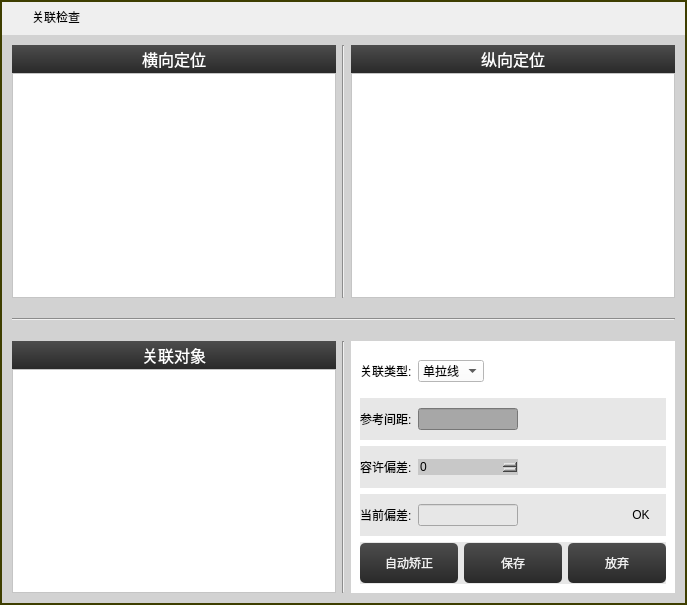
<?xml version="1.0" encoding="UTF-8"?>
<ui version="4.0">
 <class>DlgAssociatedInspect</class>
 <widget class="QDialog" name="DlgAssociatedInspect">
  <property name="geometry">
   <rect>
    <x>0</x>
    <y>0</y>
    <width>687</width>
    <height>605</height>
   </rect>
  </property>
  <property name="windowTitle">
   <string>Dialog</string>
  </property>
  <property name="styleSheet">
   <string notr="true">QDialog#DlgAssociatedInspect{
	border:2px solid #3e3e00;

}</string>
  </property>
  <layout class="QVBoxLayout" name="verticalLayout">
   <property name="spacing">
    <number>2</number>
   </property>
   <property name="leftMargin">
    <number>2</number>
   </property>
   <property name="topMargin">
    <number>0</number>
   </property>
   <property name="rightMargin">
    <number>2</number>
   </property>
   <property name="bottomMargin">
    <number>2</number>
   </property>
   <item>
    <widget class="QWidget" name="widget_title1" native="true">
     <property name="sizePolicy">
      <sizepolicy hsizetype="Preferred" vsizetype="Fixed">
       <horstretch>0</horstretch>
       <verstretch>0</verstretch>
      </sizepolicy>
     </property>
     <property name="minimumSize">
      <size>
       <width>100</width>
       <height>33</height>
      </size>
     </property>
     <layout class="QHBoxLayout" name="horizontalLayout_11">
      <property name="spacing">
       <number>0</number>
      </property>
      <property name="leftMargin">
       <number>0</number>
      </property>
      <property name="topMargin">
       <number>0</number>
      </property>
      <property name="rightMargin">
       <number>0</number>
      </property>
      <property name="bottomMargin">
       <number>0</number>
      </property>
      <item>
       <widget class="QLabel" name="lab_Ico">
        <property name="sizePolicy">
         <sizepolicy hsizetype="Minimum" vsizetype="Preferred">
          <horstretch>0</horstretch>
          <verstretch>0</verstretch>
         </sizepolicy>
        </property>
        <property name="minimumSize">
         <size>
          <width>30</width>
          <height>0</height>
         </size>
        </property>
        <property name="text">
         <string/>
        </property>
        <property name="alignment">
         <set>Qt::AlignCenter</set>
        </property>
       </widget>
      </item>
      <item>
       <widget class="QLabel" name="lab_Title">
        <property name="sizePolicy">
         <sizepolicy hsizetype="Expanding" vsizetype="Preferred">
          <horstretch>0</horstretch>
          <verstretch>0</verstretch>
         </sizepolicy>
        </property>
        <property name="styleSheet">
         <string notr="true">font: 10pt &quot;微软雅黑&quot;;</string>
        </property>
        <property name="text">
         <string>关联检查</string>
        </property>
        <property name="alignment">
         <set>Qt::AlignLeading|Qt::AlignLeft|Qt::AlignVCenter</set>
        </property>
       </widget>
      </item>
      <item>
       <widget class="QWidget" name="widget_menu" native="true">
        <property name="sizePolicy">
         <sizepolicy hsizetype="Minimum" vsizetype="Preferred">
          <horstretch>0</horstretch>
          <verstretch>0</verstretch>
         </sizepolicy>
        </property>
        <layout class="QHBoxLayout" name="horizontalLayout_12">
         <property name="spacing">
          <number>0</number>
         </property>
         <property name="leftMargin">
          <number>0</number>
         </property>
         <property name="topMargin">
          <number>0</number>
         </property>
         <property name="rightMargin">
          <number>0</number>
         </property>
         <property name="bottomMargin">
          <number>0</number>
         </property>
         <item>
          <widget class="QPushButton" name="btnMenu_Close">
           <property name="sizePolicy">
            <sizepolicy hsizetype="Minimum" vsizetype="Expanding">
             <horstretch>0</horstretch>
             <verstretch>0</verstretch>
            </sizepolicy>
           </property>
           <property name="minimumSize">
            <size>
             <width>40</width>
             <height>0</height>
            </size>
           </property>
           <property name="cursor">
            <cursorShape>ArrowCursor</cursorShape>
           </property>
           <property name="focusPolicy">
            <enum>Qt::NoFocus</enum>
           </property>
           <property name="toolTip">
            <string>关闭</string>
           </property>
           <property name="text">
            <string/>
           </property>
           <property name="flat">
            <bool>true</bool>
           </property>
          </widget>
         </item>
        </layout>
       </widget>
      </item>
     </layout>
    </widget>
   </item>
   <item>
    <widget class="QWidget" name="widget" native="true">
     <property name="styleSheet">
      <string notr="true">background-color: rgb(210, 210, 210);</string>
     </property>
     <layout class="QVBoxLayout" name="verticalLayout_5">
      <property name="spacing">
       <number>20</number>
      </property>
      <property name="leftMargin">
       <number>10</number>
      </property>
      <property name="topMargin">
       <number>10</number>
      </property>
      <property name="rightMargin">
       <number>10</number>
      </property>
      <property name="bottomMargin">
       <number>10</number>
      </property>
      <item>
       <widget class="QWidget" name="widget_4" native="true">
        <layout class="QHBoxLayout" name="horizontalLayout">
         <property name="spacing">
          <number>6</number>
         </property>
         <property name="leftMargin">
          <number>0</number>
         </property>
         <property name="topMargin">
          <number>0</number>
         </property>
         <property name="rightMargin">
          <number>0</number>
         </property>
         <property name="bottomMargin">
          <number>0</number>
         </property>
         <item>
          <widget class="QWidget" name="widget_3" native="true">
           <layout class="QVBoxLayout" name="verticalLayout_3">
            <property name="spacing">
             <number>0</number>
            </property>
            <property name="leftMargin">
             <number>0</number>
            </property>
            <property name="topMargin">
             <number>0</number>
            </property>
            <property name="rightMargin">
             <number>0</number>
            </property>
            <property name="bottomMargin">
             <number>0</number>
            </property>
            <item>
             <widget class="QWidget" name="widget_19" native="true">
              <property name="sizePolicy">
               <sizepolicy hsizetype="Preferred" vsizetype="Preferred">
                <horstretch>28</horstretch>
                <verstretch>28</verstretch>
               </sizepolicy>
              </property>
              <property name="minimumSize">
               <size>
                <width>0</width>
                <height>28</height>
               </size>
              </property>
              <property name="maximumSize">
               <size>
                <width>1000</width>
                <height>28</height>
               </size>
              </property>
              <property name="styleSheet">
               <string notr="true">background: qlineargradient(spread:pad, x1:0, y1:0, x2:0, y2:1, stop:0#4D4D4D, stop:1 #292929);</string>
              </property>
              <layout class="QHBoxLayout" name="horizontalLayout_16">
               <property name="spacing">
                <number>0</number>
               </property>
               <property name="leftMargin">
                <number>0</number>
               </property>
               <property name="topMargin">
                <number>0</number>
               </property>
               <property name="rightMargin">
                <number>0</number>
               </property>
               <property name="bottomMargin">
                <number>0</number>
               </property>
               <item>
                <widget class="QLabel" name="label_6">
                 <property name="minimumSize">
                  <size>
                   <width>0</width>
                   <height>28</height>
                  </size>
                 </property>
                 <property name="maximumSize">
                  <size>
                   <width>16777215</width>
                   <height>28</height>
                  </size>
                 </property>
                 <property name="font">
                  <font>
                   <family>微软雅黑</family>
                   <pointsize>12</pointsize>
                  </font>
                 </property>
                 <property name="styleSheet">
                  <string notr="true">
color: rgb(255, 255, 255);</string>
                 </property>
                 <property name="text">
                  <string>横向定位</string>
                 </property>
                 <property name="alignment">
                  <set>Qt::AlignCenter</set>
                 </property>
                </widget>
               </item>
              </layout>
             </widget>
            </item>
            <item>
             <widget class="QTableView" name="tableViewH">
              <property name="styleSheet">
               <string notr="true">background-color: rgb(255, 255, 255);
font: 11pt &quot;微软雅黑&quot;;</string>
              </property>
             </widget>
            </item>
           </layout>
          </widget>
         </item>
         <item>
          <widget class="Line" name="line">
           <property name="orientation">
            <enum>Qt::Vertical</enum>
           </property>
          </widget>
         </item>
         <item>
          <widget class="QWidget" name="widget_2" native="true">
           <layout class="QVBoxLayout" name="verticalLayout_2">
            <property name="spacing">
             <number>0</number>
            </property>
            <property name="leftMargin">
             <number>0</number>
            </property>
            <property name="topMargin">
             <number>0</number>
            </property>
            <property name="rightMargin">
             <number>0</number>
            </property>
            <property name="bottomMargin">
             <number>0</number>
            </property>
            <item>
             <widget class="QWidget" name="widget_20" native="true">
              <property name="sizePolicy">
               <sizepolicy hsizetype="Preferred" vsizetype="Preferred">
                <horstretch>28</horstretch>
                <verstretch>28</verstretch>
               </sizepolicy>
              </property>
              <property name="minimumSize">
               <size>
                <width>0</width>
                <height>28</height>
               </size>
              </property>
              <property name="maximumSize">
               <size>
                <width>1000</width>
                <height>28</height>
               </size>
              </property>
              <property name="styleSheet">
               <string notr="true">background: qlineargradient(spread:pad, x1:0, y1:0, x2:0, y2:1, stop:0#4D4D4D, stop:1 #292929);</string>
              </property>
              <layout class="QHBoxLayout" name="horizontalLayout_17">
               <property name="spacing">
                <number>0</number>
               </property>
               <property name="leftMargin">
                <number>0</number>
               </property>
               <property name="topMargin">
                <number>0</number>
               </property>
               <property name="rightMargin">
                <number>0</number>
               </property>
               <property name="bottomMargin">
                <number>0</number>
               </property>
               <item>
                <widget class="QLabel" name="label_7">
                 <property name="minimumSize">
                  <size>
                   <width>0</width>
                   <height>28</height>
                  </size>
                 </property>
                 <property name="maximumSize">
                  <size>
                   <width>16777215</width>
                   <height>28</height>
                  </size>
                 </property>
                 <property name="font">
                  <font>
                   <family>微软雅黑</family>
                   <pointsize>12</pointsize>
                  </font>
                 </property>
                 <property name="styleSheet">
                  <string notr="true">
color: rgb(255, 255, 255);</string>
                 </property>
                 <property name="text">
                  <string>纵向定位</string>
                 </property>
                 <property name="alignment">
                  <set>Qt::AlignCenter</set>
                 </property>
                </widget>
               </item>
              </layout>
             </widget>
            </item>
            <item>
             <widget class="QTableView" name="tableViewV">
              <property name="styleSheet">
               <string notr="true">background-color: rgb(255, 255, 255);
font: 11pt &quot;微软雅黑&quot;;</string>
              </property>
             </widget>
            </item>
           </layout>
          </widget>
         </item>
        </layout>
       </widget>
      </item>
      <item>
       <widget class="Line" name="line_3">
        <property name="orientation">
         <enum>Qt::Horizontal</enum>
        </property>
       </widget>
      </item>
      <item>
       <widget class="QWidget" name="widget_6" native="true">
        <layout class="QHBoxLayout" name="horizontalLayout_2" stretch="1,0,1">
         <property name="spacing">
          <number>6</number>
         </property>
         <property name="leftMargin">
          <number>0</number>
         </property>
         <property name="topMargin">
          <number>0</number>
         </property>
         <property name="rightMargin">
          <number>0</number>
         </property>
         <property name="bottomMargin">
          <number>0</number>
         </property>
         <item>
          <widget class="QWidget" name="widget_5" native="true">
           <layout class="QVBoxLayout" name="verticalLayout_4">
            <property name="spacing">
             <number>0</number>
            </property>
            <property name="leftMargin">
             <number>0</number>
            </property>
            <property name="topMargin">
             <number>0</number>
            </property>
            <property name="rightMargin">
             <number>0</number>
            </property>
            <property name="bottomMargin">
             <number>0</number>
            </property>
            <item>
             <widget class="QWidget" name="widget_21" native="true">
              <property name="sizePolicy">
               <sizepolicy hsizetype="Preferred" vsizetype="Preferred">
                <horstretch>28</horstretch>
                <verstretch>28</verstretch>
               </sizepolicy>
              </property>
              <property name="minimumSize">
               <size>
                <width>0</width>
                <height>28</height>
               </size>
              </property>
              <property name="maximumSize">
               <size>
                <width>1000</width>
                <height>28</height>
               </size>
              </property>
              <property name="styleSheet">
               <string notr="true">background: qlineargradient(spread:pad, x1:0, y1:0, x2:0, y2:1, stop:0#4D4D4D, stop:1 #292929);</string>
              </property>
              <layout class="QHBoxLayout" name="horizontalLayout_18">
               <property name="spacing">
                <number>0</number>
               </property>
               <property name="leftMargin">
                <number>0</number>
               </property>
               <property name="topMargin">
                <number>0</number>
               </property>
               <property name="rightMargin">
                <number>0</number>
               </property>
               <property name="bottomMargin">
                <number>0</number>
               </property>
               <item>
                <widget class="QLabel" name="label_8">
                 <property name="minimumSize">
                  <size>
                   <width>0</width>
                   <height>28</height>
                  </size>
                 </property>
                 <property name="maximumSize">
                  <size>
                   <width>16777215</width>
                   <height>28</height>
                  </size>
                 </property>
                 <property name="font">
                  <font>
                   <family>微软雅黑</family>
                   <pointsize>12</pointsize>
                  </font>
                 </property>
                 <property name="styleSheet">
                  <string notr="true">
color: rgb(255, 255, 255);</string>
                 </property>
                 <property name="text">
                  <string>关联对象</string>
                 </property>
                 <property name="alignment">
                  <set>Qt::AlignCenter</set>
                 </property>
                </widget>
               </item>
              </layout>
             </widget>
            </item>
            <item>
             <widget class="QTableView" name="tableViewAss">
              <property name="styleSheet">
               <string notr="true">background-color: rgb(255, 255, 255);
font: 11pt &quot;微软雅黑&quot;;</string>
              </property>
             </widget>
            </item>
           </layout>
          </widget>
         </item>
         <item>
          <widget class="Line" name="line_2">
           <property name="orientation">
            <enum>Qt::Vertical</enum>
           </property>
          </widget>
         </item>
         <item>
          <widget class="QWidget" name="widget_7" native="true">
           <property name="styleSheet">
            <string notr="true">background-color: rgb(255, 255, 255);</string>
           </property>
           <layout class="QVBoxLayout" name="verticalLayout_6">
            <item>
             <widget class="QWidget" name="widget_12" native="true">
              <layout class="QHBoxLayout" name="horizontalLayout_7">
               <property name="leftMargin">
                <number>0</number>
               </property>
               <property name="topMargin">
                <number>0</number>
               </property>
               <property name="rightMargin">
                <number>0</number>
               </property>
               <property name="bottomMargin">
                <number>0</number>
               </property>
               <item>
                <widget class="QLabel" name="label_4">
                 <property name="styleSheet">
                  <string notr="true">font: 12pt &quot;微软雅黑&quot;;</string>
                 </property>
                 <property name="text">
                  <string>关联类型:</string>
                 </property>
                </widget>
               </item>
               <item>
                <widget class="QComboBox" name="comboBox">
                 <item>
                  <property name="text">
                   <string>单拉线</string>
                  </property>
                 </item>
                 <item>
                  <property name="text">
                   <string>双拉线</string>
                  </property>
                 </item>
                </widget>
               </item>
               <item>
                <spacer name="horizontalSpacer_4">
                 <property name="orientation">
                  <enum>Qt::Horizontal</enum>
                 </property>
                 <property name="sizeHint" stdset="0">
                  <size>
                   <width>130</width>
                   <height>20</height>
                  </size>
                 </property>
                </spacer>
               </item>
              </layout>
             </widget>
            </item>
            <item>
             <widget class="QWidget" name="widget_8" native="true">
              <property name="styleSheet">
               <string notr="true">background-color: rgb(231, 231, 231);</string>
              </property>
              <layout class="QHBoxLayout" name="horizontalLayout_3">
               <property name="leftMargin">
                <number>0</number>
               </property>
               <property name="topMargin">
                <number>0</number>
               </property>
               <property name="rightMargin">
                <number>0</number>
               </property>
               <property name="bottomMargin">
                <number>0</number>
               </property>
               <item>
                <widget class="QLabel" name="label">
                 <property name="styleSheet">
                  <string notr="true">font: 12pt &quot;微软雅黑&quot;;</string>
                 </property>
                 <property name="text">
                  <string>参考间距:</string>
                 </property>
                </widget>
               </item>
               <item>
                <widget class="QLineEdit" name="lineEditStdDis">
                 <property name="minimumSize">
                  <size>
                   <width>100</width>
                   <height>0</height>
                  </size>
                 </property>
                 <property name="maximumSize">
                  <size>
                   <width>100</width>
                   <height>16777215</height>
                  </size>
                 </property>
                 <property name="styleSheet">
                  <string notr="true">font: 12pt &quot;微软雅黑&quot;;
background-color: rgb(167, 167, 167);</string>
                 </property>
                </widget>
               </item>
               <item>
                <spacer name="horizontalSpacer_3">
                 <property name="orientation">
                  <enum>Qt::Horizontal</enum>
                 </property>
                 <property name="sizeHint" stdset="0">
                  <size>
                   <width>99</width>
                   <height>20</height>
                  </size>
                 </property>
                </spacer>
               </item>
              </layout>
             </widget>
            </item>
            <item>
             <widget class="QWidget" name="widget_9" native="true">
              <property name="styleSheet">
               <string notr="true">background-color: rgb(231, 231, 231);</string>
              </property>
              <layout class="QHBoxLayout" name="horizontalLayout_4">
               <property name="leftMargin">
                <number>0</number>
               </property>
               <property name="topMargin">
                <number>0</number>
               </property>
               <property name="rightMargin">
                <number>0</number>
               </property>
               <property name="bottomMargin">
                <number>0</number>
               </property>
               <item>
                <widget class="QLabel" name="label_2">
                 <property name="styleSheet">
                  <string notr="true">font: 12pt &quot;微软雅黑&quot;;</string>
                 </property>
                 <property name="text">
                  <string>容许偏差:</string>
                 </property>
                </widget>
               </item>
               <item>
                <widget class="KSpinBoxKb" name="spinBoxMaxShift">
                 <property name="minimumSize">
                  <size>
                   <width>100</width>
                   <height>0</height>
                  </size>
                 </property>
                 <property name="maximumSize">
                  <size>
                   <width>100</width>
                   <height>16777215</height>
                  </size>
                 </property>
                 <property name="styleSheet">
                  <string notr="true">
QSpinBox
{
	font: 11pt &quot;微软雅黑&quot;;
	border-width:1;border-style:none;
	border-color:rgb(255, 255, 255);
	background-color: rgb(200, 200, 200);
	color::rgb(255,255, 0);

}
QSpinBox::down-button
{   
	
	background-color: rgb(200, 200, 200);
	subcontrol-origin:border;
    subcontrol-position:left;
    image: url(:/左normal.png);
    width: 20px;
    height: 30px; ;
}
QSpinBox::up-button
{
board:none;
	background-color: rgb(200, 200, 200);
	subcontrol-origin:border;
    subcontrol-position:right;
    image: url(:/右normal.png);
    width: 20px;
    height: 30px;       
}

QSpinBox::up-button:pressed
{
board:none;
background-color: rgb(103, 103, 103);
	subcontrol-origin:border;
    subcontrol-position:right;
    image: url(:/右press.png);
    width: 20px;
    height: 30px;      
}
QSpinBox::down-button:pressed
{
board:none;
background-color: rgb(103, 103, 103);
	subcontrol-origin:border;
    subcontrol-position:left;
    image: url(:/左press.png);
    width: 20px;
    height: 30px; 
}
</string>
                 </property>
                </widget>
               </item>
               <item>
                <spacer name="horizontalSpacer_2">
                 <property name="orientation">
                  <enum>Qt::Horizontal</enum>
                 </property>
                 <property name="sizeHint" stdset="0">
                  <size>
                   <width>99</width>
                   <height>20</height>
                  </size>
                 </property>
                </spacer>
               </item>
              </layout>
             </widget>
            </item>
            <item>
             <widget class="QWidget" name="widget_10" native="true">
              <property name="styleSheet">
               <string notr="true">background-color: rgb(231, 231, 231);</string>
              </property>
              <layout class="QHBoxLayout" name="horizontalLayout_5">
               <property name="leftMargin">
                <number>0</number>
               </property>
               <property name="topMargin">
                <number>0</number>
               </property>
               <property name="rightMargin">
                <number>0</number>
               </property>
               <property name="bottomMargin">
                <number>0</number>
               </property>
               <item>
                <widget class="QLabel" name="label_3">
                 <property name="styleSheet">
                  <string notr="true">font: 12pt &quot;微软雅黑&quot;;</string>
                 </property>
                 <property name="text">
                  <string>当前偏差:</string>
                 </property>
                </widget>
               </item>
               <item>
                <widget class="QLineEdit" name="lineEditCurDis">
                 <property name="minimumSize">
                  <size>
                   <width>100</width>
                   <height>0</height>
                  </size>
                 </property>
                 <property name="maximumSize">
                  <size>
                   <width>100</width>
                   <height>16777215</height>
                  </size>
                 </property>
                 <property name="styleSheet">
                  <string notr="true">font: 12pt &quot;微软雅黑&quot;;</string>
                 </property>
                </widget>
               </item>
               <item>
                <spacer name="horizontalSpacer">
                 <property name="orientation">
                  <enum>Qt::Horizontal</enum>
                 </property>
                 <property name="sizeHint" stdset="0">
                  <size>
                   <width>40</width>
                   <height>20</height>
                  </size>
                 </property>
                </spacer>
               </item>
               <item>
                <widget class="QLabel" name="labelRes">
                 <property name="minimumSize">
                  <size>
                   <width>50</width>
                   <height>30</height>
                  </size>
                 </property>
                 <property name="maximumSize">
                  <size>
                   <width>50</width>
                   <height>30</height>
                  </size>
                 </property>
                 <property name="styleSheet">
                  <string notr="true">font: 12pt &quot;微软雅黑&quot;;</string>
                 </property>
                 <property name="text">
                  <string>OK</string>
                 </property>
                 <property name="alignment">
                  <set>Qt::AlignCenter</set>
                 </property>
                </widget>
               </item>
              </layout>
             </widget>
            </item>
            <item>
             <widget class="QWidget" name="widget_11" native="true">
              <property name="styleSheet">
               <string notr="true">background-color: rgb(231, 231, 231);</string>
              </property>
              <layout class="QHBoxLayout" name="horizontalLayout_6">
               <property name="leftMargin">
                <number>0</number>
               </property>
               <property name="topMargin">
                <number>0</number>
               </property>
               <property name="rightMargin">
                <number>0</number>
               </property>
               <property name="bottomMargin">
                <number>0</number>
               </property>
               <item>
                <widget class="QPushButton" name="pushButton">
                 <property name="minimumSize">
                  <size>
                   <width>0</width>
                   <height>30</height>
                  </size>
                 </property>
                 <property name="styleSheet">
                  <string notr="true">QPushButton{
	border-style: none;
	border: 0px;
	color: #F0F0F0;
	padding: 5px;	
	min-height: 30px;
	border-radius:5px;
	font: 11pt &quot;微软雅黑&quot;;
	background: qlineargradient(spread:pad, x1:0, y1:0, x2:0, y2:1, stop:0 #4D4D4D, stop:1 #292929); 
}

QPushButton[focusPolicy=&quot;0&quot;] {
	border-style: none;
	border: 0px;
	color: #F0F0F0;
	padding: 0px;	
	min-height: 30px;
	border-radius:3px;
	background: qlineargradient(spread:pad, x1:0, y1:0, x2:0, y2:1, stop:0 #4D4D4D, stop:1 #292929); 
}

QPushButton:hover{ 
	background: qlineargradient(spread:pad, x1:0, y1:0, x2:0, y2:1, stop:0 #636363, stop:1 #575757);
}

QPushButton:pressed{ 
	background: qlineargradient(spread:pad, x1:0, y1:0, x2:0, y2:1, stop:0 #4D4D4D, stop:1 #292929);
}</string>
                 </property>
                 <property name="text">
                  <string>自动矫正</string>
                 </property>
                </widget>
               </item>
               <item>
                <widget class="QPushButton" name="pushBtnSaveReturn">
                 <property name="minimumSize">
                  <size>
                   <width>0</width>
                   <height>30</height>
                  </size>
                 </property>
                 <property name="styleSheet">
                  <string notr="true">QPushButton{
	border-style: none;
	border: 0px;
	color: #F0F0F0;
	padding: 5px;	
	min-height: 30px;
	border-radius:5px;
	font: 11pt &quot;微软雅黑&quot;;
	background: qlineargradient(spread:pad, x1:0, y1:0, x2:0, y2:1, stop:0 #4D4D4D, stop:1 #292929); 
}

QPushButton[focusPolicy=&quot;0&quot;] {
	border-style: none;
	border: 0px;
	color: #F0F0F0;
	padding: 0px;	
	min-height: 30px;
	border-radius:3px;
	background: qlineargradient(spread:pad, x1:0, y1:0, x2:0, y2:1, stop:0 #4D4D4D, stop:1 #292929); 
}

QPushButton:hover{ 
	background: qlineargradient(spread:pad, x1:0, y1:0, x2:0, y2:1, stop:0 #636363, stop:1 #575757);
}

QPushButton:pressed{ 
	background: qlineargradient(spread:pad, x1:0, y1:0, x2:0, y2:1, stop:0 #4D4D4D, stop:1 #292929);
}</string>
                 </property>
                 <property name="text">
                  <string>保存</string>
                 </property>
                </widget>
               </item>
               <item>
                <widget class="QPushButton" name="pushBtnCancel">
                 <property name="minimumSize">
                  <size>
                   <width>0</width>
                   <height>30</height>
                  </size>
                 </property>
                 <property name="styleSheet">
                  <string notr="true">QPushButton{
	border-style: none;
	border: 0px;
	color: #F0F0F0;
	padding: 5px;	
	min-height: 30px;
	border-radius:5px;
	font: 11pt &quot;微软雅黑&quot;;
	background: qlineargradient(spread:pad, x1:0, y1:0, x2:0, y2:1, stop:0 #4D4D4D, stop:1 #292929); 
}

QPushButton[focusPolicy=&quot;0&quot;] {
	border-style: none;
	border: 0px;
	color: #F0F0F0;
	padding: 0px;	
	min-height: 30px;
	border-radius:3px;
	background: qlineargradient(spread:pad, x1:0, y1:0, x2:0, y2:1, stop:0 #4D4D4D, stop:1 #292929); 
}

QPushButton:hover{ 
	background: qlineargradient(spread:pad, x1:0, y1:0, x2:0, y2:1, stop:0 #636363, stop:1 #575757);
}

QPushButton:pressed{ 
	background: qlineargradient(spread:pad, x1:0, y1:0, x2:0, y2:1, stop:0 #4D4D4D, stop:1 #292929);
}</string>
                 </property>
                 <property name="text">
                  <string>放弃</string>
                 </property>
                </widget>
               </item>
              </layout>
             </widget>
            </item>
           </layout>
          </widget>
         </item>
        </layout>
       </widget>
      </item>
     </layout>
    </widget>
   </item>
  </layout>
 </widget>
 <customwidgets>
  <customwidget>
   <class>KSpinBoxKb</class>
   <extends>QSpinBox</extends>
   <header location="global">kcontrols\kspinboxkb.h</header>
  </customwidget>
 </customwidgets>
 <resources/>
 <connections/>
</ui>
